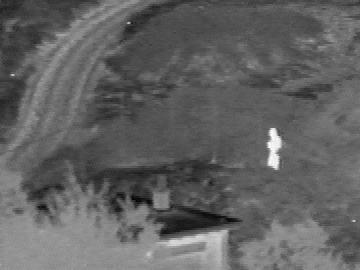
#> input picture Original_test_image/IR/1.png, 360 x 270 px, found by its file name; its folder holds 4 pictures in this run
$ python crop_visdrone.py
#> lines starting #> are read from the running program, lines starting #| are printed output that depends on the picture
from PIL import Image
import os


def crop_func():

    new_width = 640
    new_height = 512

    path = '/storage/locnx/VisDrone/test/Test2/IR'
    image_name = sorted(os.listdir(path))
    save_path = '/storage/locnx/VisDrone/test/Test2/IR'

    for i, name in enumerate(image_name):
        image_path = os.path.join(path, name)

        im = Image.open(image_path)
#> im is the input picture: PIL image 360x270 L; min 0, max 255, mean 97.8
        width, height = im.size   # Get dimensions
#> width = 360; height = 270

        left = (width - new_width)/2
#> left = -140
        top = (height - new_height)/2
#> top = -121
        right = (width + new_width)/2
#> right = 500
        bottom = (height + new_height)/2
#> bottom = 391

        # Crop the center of the image
        im = im.crop((left, top, right, bottom))
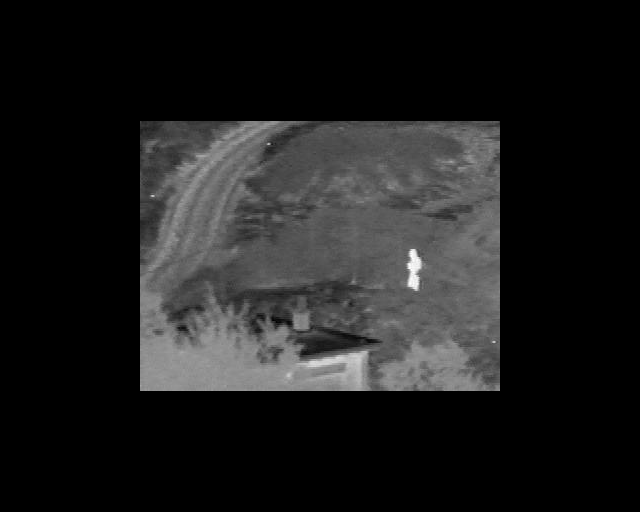
#> im: PIL image 640x512 L; min 0, max 255, mean 29
        # new_filename = str(i)+".png"

        image_save_path = os.path.join(save_path, name)

        print("saved:",image_save_path)

        im.save(image_save_path)

        im.close()
#> pass 2 of the loop in crop_func, `for i, name in enumerate(image_name):`:
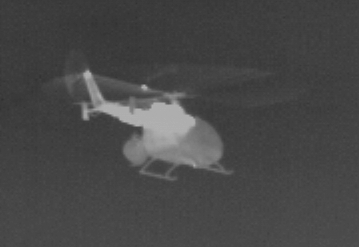
#> input picture Original_test_image/IR/11.png, 359 x 247 px, found by its file name
#> in crop_func, im is the input picture: PIL image 359x247 L; min 48, max 177, mean 71.7
#> in crop_func, `im = im.crop((left, top, right, bottom))`:
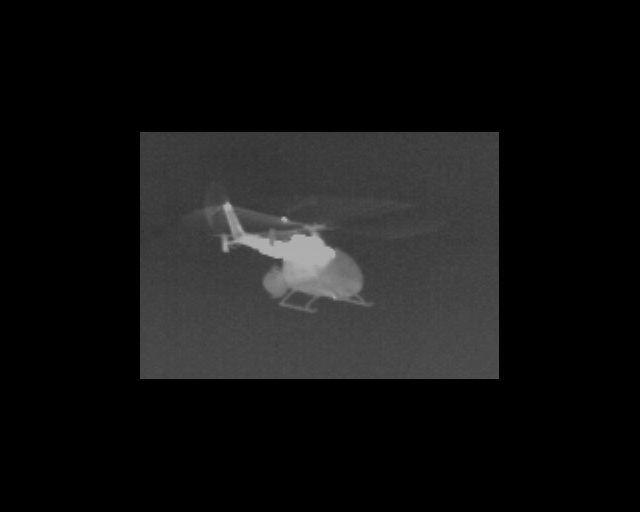
#> im: PIL image 640x512 L; min 0, max 177, mean 19.4
#> pass 3 of the loop in crop_func, `for i, name in enumerate(image_name):`:
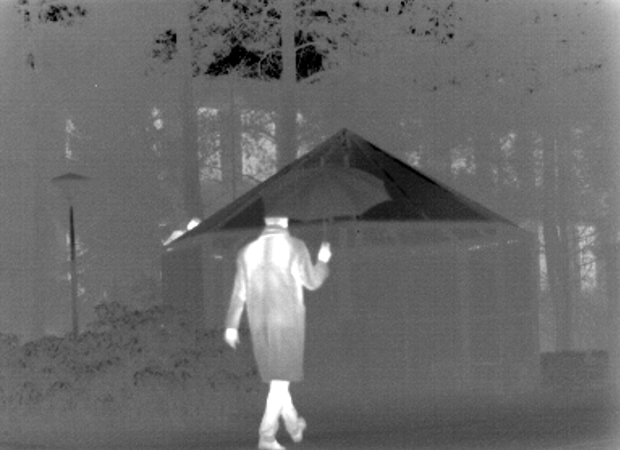
#> input picture Original_test_image/IR/13.png, 620 x 450 px, found by its file name
#> in crop_func, im is the input picture: PIL image 620x450 L; min 0, max 255, mean 105.7
#> in crop_func, `im = im.crop((left, top, right, bottom))`:
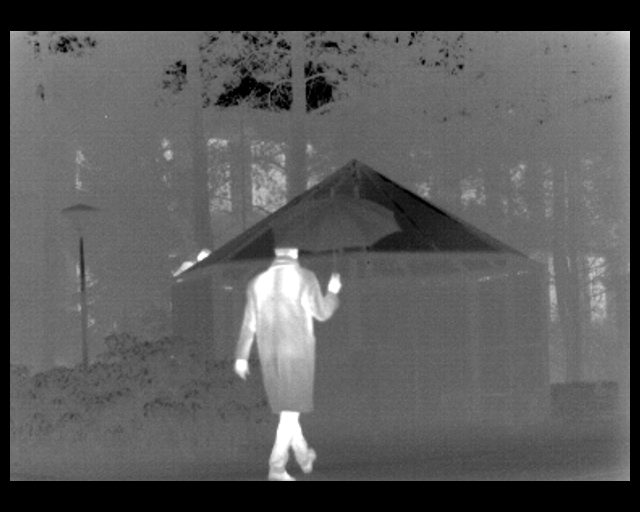
#> im: PIL image 640x512 L; min 0, max 255, mean 90
#> the loop made 4 passes; the first 3 are shown

    print("Finished")

if __name__ == '__main__':
    crop_func()
